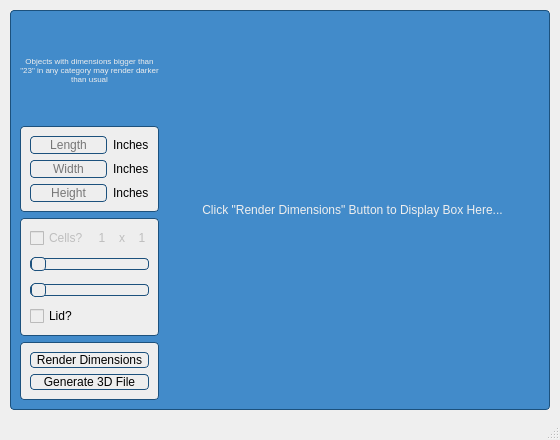
<?xml version="1.0" encoding="UTF-8"?>
<ui version="4.0">
 <class>MainWindow</class>
 <widget class="QMainWindow" name="MainWindow">
  <property name="geometry">
   <rect>
    <x>0</x>
    <y>0</y>
    <width>560</width>
    <height>440</height>
   </rect>
  </property>
  <property name="minimumSize">
   <size>
    <width>560</width>
    <height>440</height>
   </size>
  </property>
  <property name="maximumSize">
   <size>
    <width>560</width>
    <height>440</height>
   </size>
  </property>
  <property name="windowTitle">
   <string>Stor3D</string>
  </property>
  <property name="styleSheet">
   <string notr="true">QGroupBox{
	border: 1px solid transparent;
	border-radius: 4px;
	border-color: #1C517D;
}

QPushButton{
	font-size: 12px;
	border: 1px solid transparent;
	border-radius: 4px;
	color: #eee;
	background-color: #428BCA;
	border-color: #1C517D;
}

QPushButton:hover{
	color: #eee;
	background-color: #1C517D;
	border-color: #428BCA;
}

QPushButton:disabled{
	color: #000;
	background-color: #eee;
	border-color: #1C517D;
}

QLineEdit{
	border: 1px solid #1C517D;
	border-radius: 4px;
}

QSlider::groove:horizontal {
	border: 1px solid #bbb;
	background: white;
	height: 10px;
	border-radius: 4px;
}

QSlider::sub-page:horizontal {
	background: qlineargradient(x1: 0, y1: 0,    x2: 0, y2: 1, stop: 0 #428BCA, stop: 1 #84AED3);
	background: qlineargradient(x1: 0, y1: 0.2, x2: 1, y2: 1, stop: 0 #84AED3, stop: 1 #428BCA);
	border: 1px solid #1C517D;
	height: 10px;
	border-radius: 4px;
}

QSlider::add-page:horizontal {
	background: #fff;
	border: 1px solid #1C517D;
	height: 10px;
	border-radius: 4px;
}

QSlider::handle:horizontal {
	background: qlineargradient(x1:0, y1:0, x2:1, y2:1, stop:0 #eee, stop:1 #ccc);
	border: 1px solid #1C517D;
	width: 13px;
	margin-top: -2px;
	margin-bottom: -2px;
	border-radius: 4px;
}

QSlider::handle:horizontal:hover {
	background: qlineargradient(x1:0, y1:0, x2:1, y2:1, stop:0 #fff, stop:1 #ddd);
	border: 1px solid #1C517D;
	border-radius: 4px;
}

QSlider::sub-page:horizontal:disabled {
	background: #bbb;
	border-color: #1C517D;
}

QSlider::add-page:horizontal:disabled {
	background: #eee;
	border-color: #1C517D;
}

QSlider::handle:horizontal:disabled {
	background: #eee;
	border: 1px solid #1C517D;
	border-radius: 4px;
}</string>
  </property>
  <widget class="QWidget" name="centralwidget">
   <widget class="QGroupBox" name="mainBox">
    <property name="geometry">
     <rect>
      <x>10</x>
      <y>10</y>
      <width>540</width>
      <height>400</height>
     </rect>
    </property>
    <property name="minimumSize">
     <size>
      <width>540</width>
      <height>400</height>
     </size>
    </property>
    <property name="maximumSize">
     <size>
      <width>540</width>
      <height>400</height>
     </size>
    </property>
    <property name="styleSheet">
     <string notr="true">QGroupBox{
	background-color: #428BCA ;
}
</string>
    </property>
    <layout class="QHBoxLayout" name="horizontalLayout_2">
     <item>
      <layout class="QVBoxLayout" name="verticalLayout_4">
       <item>
        <widget class="QLabel" name="label">
         <property name="font">
          <font>
           <pointsize>6</pointsize>
          </font>
         </property>
         <property name="styleSheet">
          <string notr="true">QLabel{
	color: #eee;
}</string>
         </property>
         <property name="text">
          <string>Objects with dimensions bigger than &quot;23&quot; in any category may render darker than usual</string>
         </property>
         <property name="alignment">
          <set>Qt::AlignCenter</set>
         </property>
         <property name="wordWrap">
          <bool>true</bool>
         </property>
        </widget>
       </item>
       <item>
        <layout class="QVBoxLayout" name="verticalLayout_3">
         <item>
          <widget class="QGroupBox" name="">
           <property name="styleSheet">
            <string notr="true">background-color: #eee;</string>
           </property>
           <layout class="QGridLayout" name="gridLayout">
            <item row="0" column="0">
             <widget class="QLineEdit" name="boxLength">
              <property name="alignment">
               <set>Qt::AlignCenter</set>
              </property>
              <property name="placeholderText">
               <string>Length</string>
              </property>
             </widget>
            </item>
            <item row="1" column="0">
             <widget class="QLineEdit" name="boxWidth">
              <property name="alignment">
               <set>Qt::AlignCenter</set>
              </property>
              <property name="placeholderText">
               <string>Width</string>
              </property>
             </widget>
            </item>
            <item row="1" column="1">
             <widget class="QLabel" name="widthLabel">
              <property name="maximumSize">
               <size>
                <width>16777215</width>
                <height>25</height>
               </size>
              </property>
              <property name="text">
               <string>Inches</string>
              </property>
             </widget>
            </item>
            <item row="2" column="0">
             <widget class="QLineEdit" name="boxHeight">
              <property name="alignment">
               <set>Qt::AlignCenter</set>
              </property>
              <property name="placeholderText">
               <string>Height</string>
              </property>
             </widget>
            </item>
            <item row="2" column="1">
             <widget class="QLabel" name="heightLabel">
              <property name="text">
               <string>Inches</string>
              </property>
             </widget>
            </item>
            <item row="0" column="1">
             <widget class="QLabel" name="lengthLabel">
              <property name="text">
               <string>Inches</string>
              </property>
             </widget>
            </item>
           </layout>
          </widget>
         </item>
         <item>
          <widget class="QGroupBox" name="">
           <property name="styleSheet">
            <string notr="true">background-color: #eee;</string>
           </property>
           <layout class="QVBoxLayout" name="verticalLayout">
            <item>
             <layout class="QHBoxLayout" name="horizontalLayout">
              <item>
               <widget class="QCheckBox" name="slottedCheckBox">
                <property name="enabled">
                 <bool>false</bool>
                </property>
                <property name="text">
                 <string>Cells?</string>
                </property>
               </widget>
              </item>
              <item>
               <widget class="QLabel" name="gridLength">
                <property name="enabled">
                 <bool>false</bool>
                </property>
                <property name="maximumSize">
                 <size>
                  <width>16777215</width>
                  <height>16777215</height>
                 </size>
                </property>
                <property name="text">
                 <string>1</string>
                </property>
                <property name="alignment">
                 <set>Qt::AlignCenter</set>
                </property>
               </widget>
              </item>
              <item>
               <widget class="QLabel" name="gridX">
                <property name="enabled">
                 <bool>false</bool>
                </property>
                <property name="maximumSize">
                 <size>
                  <width>16777215</width>
                  <height>16777215</height>
                 </size>
                </property>
                <property name="text">
                 <string>x</string>
                </property>
                <property name="alignment">
                 <set>Qt::AlignCenter</set>
                </property>
               </widget>
              </item>
              <item>
               <widget class="QLabel" name="gridWidth">
                <property name="enabled">
                 <bool>false</bool>
                </property>
                <property name="text">
                 <string>1</string>
                </property>
                <property name="alignment">
                 <set>Qt::AlignCenter</set>
                </property>
               </widget>
              </item>
             </layout>
            </item>
            <item>
             <widget class="QSlider" name="lengthCellSlider">
              <property name="enabled">
               <bool>false</bool>
              </property>
              <property name="minimum">
               <number>1</number>
              </property>
              <property name="maximum">
               <number>10</number>
              </property>
              <property name="value">
               <number>1</number>
              </property>
              <property name="orientation">
               <enum>Qt::Horizontal</enum>
              </property>
              <property name="tickPosition">
               <enum>QSlider::TicksBelow</enum>
              </property>
              <property name="tickInterval">
               <number>1</number>
              </property>
             </widget>
            </item>
            <item>
             <widget class="QSlider" name="widthCellSlider">
              <property name="enabled">
               <bool>false</bool>
              </property>
              <property name="minimum">
               <number>1</number>
              </property>
              <property name="maximum">
               <number>10</number>
              </property>
              <property name="orientation">
               <enum>Qt::Horizontal</enum>
              </property>
              <property name="tickPosition">
               <enum>QSlider::TicksBelow</enum>
              </property>
              <property name="tickInterval">
               <number>1</number>
              </property>
             </widget>
            </item>
            <item>
             <widget class="QCheckBox" name="lidCheckBox">
              <property name="layoutDirection">
               <enum>Qt::LeftToRight</enum>
              </property>
              <property name="text">
               <string>Lid?</string>
              </property>
             </widget>
            </item>
           </layout>
          </widget>
         </item>
         <item>
          <widget class="QGroupBox" name="">
           <property name="styleSheet">
            <string notr="true">QGroupBox{
	background-color: #eee;
}
</string>
           </property>
           <layout class="QVBoxLayout" name="verticalLayout_2">
            <item>
             <widget class="QPushButton" name="renderDimensions">
              <property name="enabled">
               <bool>false</bool>
              </property>
              <property name="text">
               <string>Render Dimensions</string>
              </property>
             </widget>
            </item>
            <item>
             <widget class="QPushButton" name="generateSTLFile">
              <property name="enabled">
               <bool>false</bool>
              </property>
              <property name="text">
               <string>Generate 3D File</string>
              </property>
             </widget>
            </item>
           </layout>
          </widget>
         </item>
        </layout>
       </item>
      </layout>
     </item>
     <item>
      <widget class="QLabel" name="insert_picture">
       <property name="minimumSize">
        <size>
         <width>375</width>
         <height>375</height>
        </size>
       </property>
       <property name="styleSheet">
        <string notr="true">QLabel{
	color: #eee;
}</string>
       </property>
       <property name="text">
        <string>Click &quot;Render Dimensions&quot; Button to Display Box Here...</string>
       </property>
       <property name="alignment">
        <set>Qt::AlignCenter</set>
       </property>
      </widget>
     </item>
    </layout>
   </widget>
   <zorder>boxHeight</zorder>
   <zorder>boxWidth</zorder>
   <zorder>heightLabel</zorder>
   <zorder>boxLength</zorder>
   <zorder>widthLabel</zorder>
   <zorder>lengthLabel</zorder>
   <zorder>lengthLabel</zorder>
   <zorder>gridX</zorder>
   <zorder>slottedCheckBox</zorder>
   <zorder>gridWidth</zorder>
   <zorder>gridLength</zorder>
   <zorder>lidCheckBox</zorder>
   <zorder>lengthCellSlider</zorder>
   <zorder>widthCellSlider</zorder>
   <zorder>slottedCheckBox</zorder>
   <zorder>generateSTLFile</zorder>
   <zorder>renderDimensions</zorder>
   <zorder>label</zorder>
   <zorder>insert_picture</zorder>
  </widget>
  <widget class="QMenuBar" name="menubar">
   <property name="geometry">
    <rect>
     <x>0</x>
     <y>0</y>
     <width>560</width>
     <height>26</height>
    </rect>
   </property>
  </widget>
  <widget class="QStatusBar" name="statusbar"/>
 </widget>
 <resources/>
 <connections/>
</ui>
